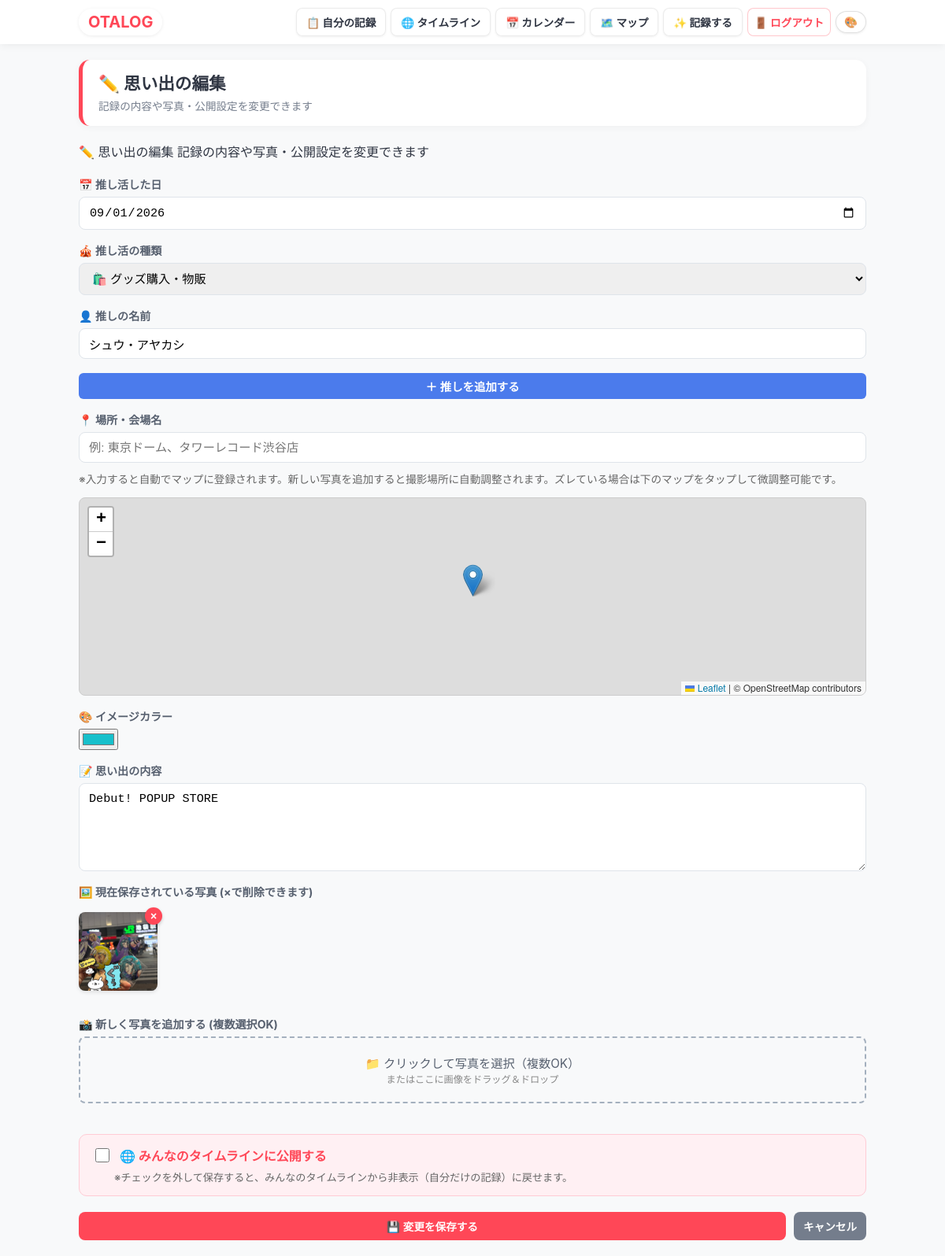
Page /edit/1 (signed in) on the earlier database version.
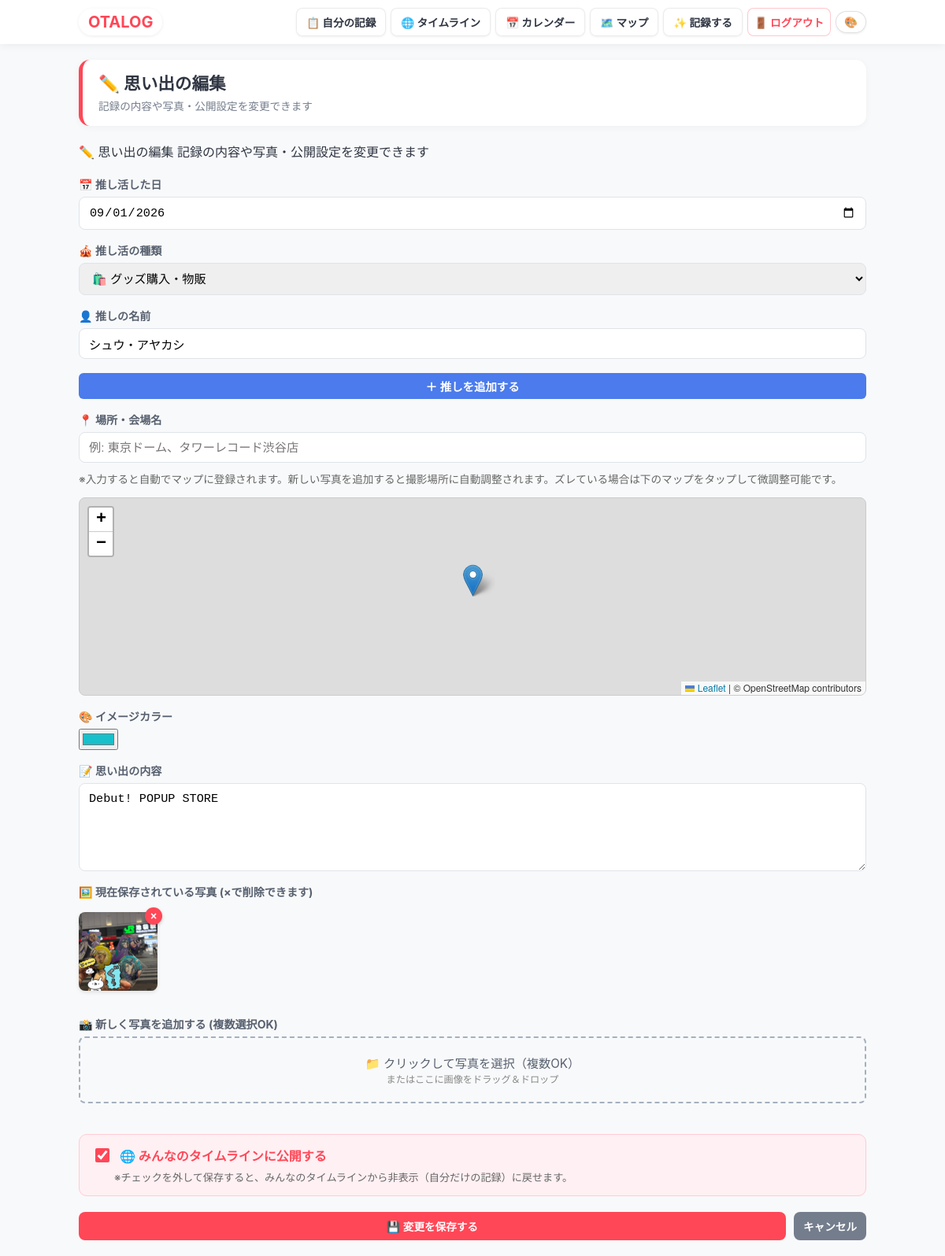
Same page on the later database version.
### app.py (models this page shows)
class Memo(db.Model):
    id = db.Column(db.Integer, primary_key=True)
    user_id = db.Column(db.Integer, db.ForeignKey('user.id'), nullable=False)
    oshikatsu_date = db.Column(db.String(10), nullable=False)  # YYYY-MM-DD 形式
    activity_type = db.Column(db.String(50), nullable=True)    # 推し活の種類 (例: ライブ, グッズ購入)
    oshi_names_str = db.Column(db.String(200), nullable=True)  # カンマ区切りの推し名
    content = db.Column(db.Text, nullable=False)
    color = db.Column(db.String(20), default='#4b7bec')
    image_files_str = db.Column(db.Text, nullable=True)        # カンマ区切りの画像ファイル名
    location_name = db.Column(db.String(100), nullable=True)   # 場所名
    lat = db.Column(db.Float, nullable=True)                    # 緯度
    lng = db.Column(db.Float, nullable=True)                    # 経度
    is_public = db.Column(db.Boolean, default=False, nullable=False)
    created_at = db.Column(db.DateTime, default=datetime.utcnow)
    @property
    def oshi_names(self):
        if self.oshi_names_str:
            raw = self.oshi_names_str.replace('、', ',').replace(' ', ',')
            return [name.strip() for name in raw.split(',') if name.strip()]
        return []
    @property
    def image_files(self):
        if self.image_files_str:
            return [img.strip() for img in self.image_files_str.split(',') if img.strip()]
        return []

### app.py (the view, shortened to what this page needs)
@app.route('/edit/<int:memo_id>', methods=['GET', 'POST'])
@login_required
def edit_memo(memo_id):
    memo = Memo.query.filter_by(id=memo_id, user_id=session['user_id']).first_or_404()
    return render_template('edit.html', memo=memo)

### app.py (called while the page is built)
def login_required(f):
    @wraps(f)
    def decorated_function(*args, **kwargs):
        if 'user_id' not in session:
            flash('ログインが必要です。')
            return redirect(url_for('login'))
        return f(*args, **kwargs)
    return decorated_function

### templates/edit.html (shortened to what this page needs)
{% extends "base.html" %}
{% block extra_head %}
<link rel="stylesheet" href="https://unpkg.com/leaflet@1.9.4/dist/leaflet.css" />
{% endblock %}
{% block content %}
<div class="header-nav">
    {% block page_title %}✏️ 思い出の編集{% endblock %}
    {% block page_subtitle %}記録の内容や写真・公開設定を変更できます{% endblock %}
</div>
<form action="{{ url_for('edit_memo', memo_id=memo.id) }}" method="POST" enctype="multipart/form-data">
    <div class="form-group">
        <label for="oshikatsu_date">📅 推し活した日</label>
        <input type="date" id="oshikatsu_date" name="oshikatsu_date" value="{{ memo.oshikatsu_date }}" required>
    </div>
    <div class="form-group">
        <label for="activity_type">🎪 推し活の種類</label>
        <select name="activity_type" id="activity_type" class="form-control" required>
            <option value="グッズ購入" {% if memo.activity_type=='グッズ購入' %}selected{% endif %}>🛍️ グッズ購入・物販</option>
        </select>
    </div>
    <div class="form-group">
        <label>👤 推しの名前</label>
        <div id="oshi-names-wrapper">
            {% for name in memo.oshi_names %}
            <div class="oshi-input-container">
                <input type="text" name="oshi_names" value="{{ name }}" placeholder="推しの名前" required>
            </div>
            {% else %}
            <div class="oshi-input-container">
                <input type="text" name="oshi_names" placeholder="例: 推しA" required>
            </div>
            {% endfor %}
        </div>
        <button type="button" class="add-oshi-btn" id="add-oshi-input-btn">＋ 推しを追加する</button>
    </div>
    <div class="form-group">
        <label for="location_name">📍 場所・会場名</label>
        <input type="text" id="location_name" name="location_name" value="{{ memo.location_name or '' }}"
            placeholder="例: 東京ドーム、タワーレコード渋谷店">
        <small style="color: #666; font-size: 0.85em; display: block; margin-top: 4px;">
            ※入力すると自動でマップに登録されます。新しい写真を追加すると撮影場所に自動調整されます。ズレている場合は下のマップをタップして微調整可能です。
        </small>
        <div id="map-picker"></div>
    </div>
    <div class="form-group">
        <label for="color">🎨 イメージカラー</label>
        <div class="color-picker-container">
            <input type="color" id="color" name="color" value="{{ memo.color or '#ff4757' }}">
        </div>
    </div>
    <div class="form-group">
        <label for="content">📝 思い出の内容</label>
        <textarea id="content" name="content" rows="5" required>{{ memo.content }}</textarea>
    </div>
    <div class="form-group">
        <label>🖼️ 現在保存されている写真 (×で削除できます)</label>
        <div id="existing-photos-container"
            style="display: flex; gap: 12px; flex-wrap: wrap; margin-top: 10px; margin-bottom: 20px;">
            {% if memo.image_files %}
            {% for img in memo.image_files %}
            <div class="existing-photo-wrapper" style="position: relative; width: 100px; height: 100px;">
                <img src="{{ url_for('static', filename='uploads/' + img) }}"
                    style="width: 100%; height: 100%; object-fit: cover; border-radius: 8px; box-shadow: 0 2px 5px rgba(0,0,0,0.1);">
                <button type="button" class="delete-existing-btn" data-filename="{{ img }}"
                    style="position: absolute; top: -6px; right: -6px; width: 22px; height: 22px; border-radius: 50%; background-color: #ff4757; color: white; border: none; cursor: pointer; font-size: 14px; font-weight: bold; display: flex; align-items: center; justify-content: center; box-shadow: 0 2px 4px rgba(0,0,0,0.2); z-index: 10;">×</button>
            </div>
            {% endfor %}
            {% else %}
            <p id="no-photos-msg" style="color: #888; font-size: 0.9em; margin: 0;">保存されている写真はありません。</p>
            {% endif %}
        </div>
        <label for="image_files">📸 新しく写真を追加する (複数選択OK)</label>
        <div class="drop-area" id="drop-area">
            <p style="margin: 0; color: #57606f; font-size: 0.95em;">
                📁 クリックして写真を選択（複数OK）<br>
                <span style="font-size: 0.8em; color: #888;">またはここに画像をドラッグ＆ドロップ</span>
            </p>
        </div>
    </div>
    <div class="public-setting-box">
        <label class="public-setting-label">
            <input type="checkbox" name="is_public" value="1" {% if memo.is_public %}checked{% endif %}>
            <span>🌐 みんなのタイムラインに公開する</span>
        </label>
        <small style="color: #666; font-size: 0.82em; display: block; margin-top: 6px; padding-left: 28px;">
            ※チェックを外して保存すると、みんなのタイムラインから非表示（自分だけの記録）に戻せます。
        </small>
    </div>
    <div class="form-actions" style="display: flex; gap: 10px; margin-top: 20px;">
        <button type="submit" class="create-btn btn-add" style="flex: 1; border: none; cursor: pointer;">💾
            変更を保存する</button>
        <a href="{{ url_for('list_memos') }}" class="nav-btn btn-list">キャンセル</a>
    </div>
</form>
{% endblock %}

### templates/base.html (shortened to what this page needs)
<!DOCTYPE html>
<html lang="ja">
<head>
    <link rel="stylesheet" href="{{ url_for('static', filename='style.css') }}?v=13">
    {% block extra_head %}{% endblock %}
</head>
<body>
    {% block header %}
    <header class="sticky-header">
        <div class="header-inner">
            <a href="{{ url_for('welcome') }}" class="brand-logo">OTALOG</a>
            {% if 'user_id' in session %}
            <nav class="global-nav">
                <a href="{{ url_for('list_memos') }}" class="global-nav-item {% if request.endpoint == 'list_memos' %}active{% endif %}">📋 自分の記録</a>
                <a href="{{ url_for('shared_timeline') }}" class="global-nav-item {% if request.endpoint == 'shared_timeline' %}active{% endif %}">🌐 タイムライン</a>
                <a href="{{ url_for('calendar_page') }}" class="global-nav-item {% if request.endpoint == 'calendar_page' %}active{% endif %}">📅 カレンダー</a>
                <a href="{{ url_for('map_page') }}" class="global-nav-item {% if request.endpoint == 'map_page' %}active{% endif %}">🗺️ マップ</a>
                <a href="{{ url_for('add_page') }}" class="global-nav-item {% if request.endpoint == 'add_page' %}active{% endif %}">✨ 記録する</a>
                <a href="{{ url_for('logout') }}" class="global-nav-item nav-logout">🚪 ログアウト</a>
                <div class="theme-picker-wrap">
                    <button type="button" class="theme-toggle-btn" id="themeToggleBtn" title="ヘッダーの推し色を変更">🎨</button>
                </div>
            </nav>
            {% else %}
            <nav class="global-nav">
                <a href="{{ url_for('login') }}" class="global-nav-item {% if request.endpoint == 'login' %}active{% endif %}">🔑 ログイン</a>
                <a href="{{ url_for('register') }}" class="global-nav-item {% if request.endpoint == 'register' %}active{% endif %}">👤 新規登録</a>
            </nav>
            {% endif %}
        </div>
    </header>
    {% endblock %}
    <div class="container">
        {% block page_header %}
        <div class="page-title-banner">
            <h1 id="pageTitle">{% block page_title %}{% endblock %}</h1>
            {% if self.page_subtitle() %}
            <p>{% block page_subtitle %}{% endblock %}</p>
            {% endif %}
        </div>
        {% endblock %}
        {% block content %}{% endblock %}
    </div>
</body>
</html>

### static/style.css (style rules this page uses)
body { font-family: -apple-system, BlinkMacSystemFont, "Segoe UI", Roboto, Sans-Serif; background-color: #f8f9fa; margin: 0; padding: 0 20px 20px 20px; color: #2f3542; }
.container { max-width: 1000px; margin: 0 auto; }
.form-group { margin-bottom: 16px; display: flex; flex-direction: column; gap: 6px; }
.form-group label { font-size: 0.88rem; font-weight: bold; color: #57606f; }
.form-group input[type="text"], .form-group input[type="password"], .form-group input[type="date"], .form-group select, .form-group textarea, .form-control { width: 100%; padding: 10px 12px; border: 1px solid #dfe4ea; border-radius: 8px; font-size: 0.95rem; box-sizing: border-box; outline: none; transition: border-color 0.2s; }
.header-actions, .header-nav { display: flex; justify-content: space-between; align-items: center; margin-bottom: 20px; flex-wrap: wrap; gap: 12px; }
.create-btn, .calendar-btn, .nav-btn { padding: 8px 12px; border-radius: 8px; text-decoration: none; font-weight: bold; display: inline-flex; align-items: center; justify-content: center; color: white; white-space: nowrap; font-size: 0.85rem; box-sizing: border-box; transition: opacity 0.2s; }
.create-btn, .btn-map-add { background-color: #2ed573; }
.btn-add { background-color: #ff4757; }
.btn-list { background-color: #747d8c; }
.sticky-header { position: sticky; top: 0; z-index: 1000; background-color: rgba(255, 255, 255, 0.96); backdrop-filter: blur(8px); box-shadow: 0 2px 10px rgba(0, 0, 0, 0.06); margin: 0 -20px 20px -20px; padding: 10px 20px; }
.header-inner { max-width: 1000px; margin: 0 auto; display: flex; justify-content: space-between; align-items: center; flex-wrap: wrap; gap: 10px; }
.brand-logo { font-size: 1.25rem; font-weight: bold; color: #ff4757; text-decoration: none; white-space: nowrap; }
.global-nav { display: flex; align-items: center; gap: 6px; flex-wrap: wrap; }
.global-nav-item { text-decoration: none; color: #57606f; font-size: 0.85rem; font-weight: bold; padding: 7px 12px; border-radius: 8px; background-color: #f1f2f6; white-space: nowrap; transition: all 0.2s ease; }
.global-nav-item.nav-logout { background-color: transparent; color: #747d8c; padding: 7px 8px; }
.page-title-banner { background: white; padding: 16px 20px; border-radius: 14px; box-shadow: 0 2px 10px rgba(0, 0, 0, 0.04); margin-bottom: 20px; border-left: 5px solid #ff4757; display: flex; flex-direction: column; gap: 4px; }
.page-title-banner h1 { font-size: 1.35rem; color: #2f3542; margin: 0; line-height: 1.3; }
.page-title-banner p { margin: 0; font-size: 0.85rem; color: #747d8c; }
:root { --header-bg: #ffffff; --accent-color: #ff4757; }
.sticky-header { background-color: var(--header-bg) !important; transition: background-color 0.25s ease; }
.sticky-header .brand-logo { background-color: rgba(255, 255, 255, 0.95) !important; color: var(--accent-color) !important; padding: 5px 12px; border-radius: 20px; box-shadow: 0 1px 4px rgba(0, 0, 0, 0.08); transition: color 0.25s ease; }
.sticky-header .global-nav-item:not(.nav-primary):not(.nav-logout) { background-color: rgba(255, 255, 255, 0.92) !important; color: #2f3542 !important; border: 1px solid rgba(0, 0, 0, 0.08); box-shadow: 0 1px 3px rgba(0, 0, 0, 0.06); }
.sticky-header .global-nav-item.nav-logout { background-color: rgba(255, 255, 255, 0.92) !important; color: #ff4757 !important; border: 1px solid rgba(255, 71, 87, 0.3); }
.page-title-banner { border-left-color: var(--accent-color) !important; }
.theme-picker-wrap { position: relative; display: inline-flex; align-items: center; }
.theme-toggle-btn { background-color: rgba(255, 255, 255, 0.92) !important; color: #2f3542 !important; border: 1px solid rgba(0, 0, 0, 0.12); border-radius: 20px; padding: 5px 10px; font-size: 0.85rem; font-weight: bold; cursor: pointer; display: inline-flex; align-items: center; gap: 4px; box-shadow: 0 1px 3px rgba(0, 0, 0, 0.08); transition: transform 0.15s ease, background-color 0.15s ease; }

Differences in the rows shown:
changed Memo "シュウ・アヤカシ": is_public "☐" → "☑"
